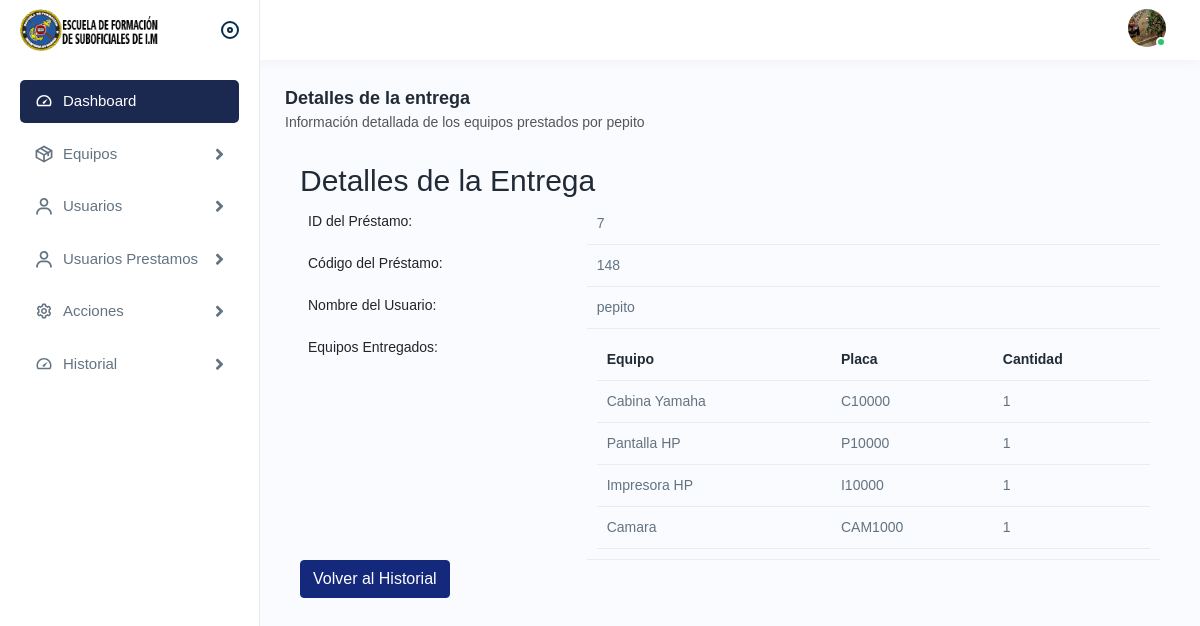
Screenshot of /ver_detalles_entregas.php?id=148 (signed in) with the database file from the repository.
### tables this page shows
CREATE TABLE `historial_entregas` (
  `id` int(11) NOT NULL,
  `id_entrega` int(11) NOT NULL,
  `usuario_id` int(11) NOT NULL,
  `Nombre_usuario` varchar(100) NOT NULL,
  `Serie_equipo` varchar(50) NOT NULL,
  `Equipo` varchar(100) NOT NULL,
  `Cantidad_entregada` int(11) NOT NULL,
  `placa_equipo` varchar(100) NOT NULL,
  `Estado` varchar(50) NOT NULL
);

CREATE TABLE `equipos` (
  `id` int(11) NOT NULL,
  `Serie` varchar(50) NOT NULL,
  `Nombre` varchar(100) NOT NULL,
  `Categoria` varchar(100) NOT NULL,
  `Estado` varchar(30) NOT NULL,
  `Cantidad` int(11) NOT NULL,
  `Imagen` longblob NOT NULL
);

### ver_detalles_entregas.php (the view, shortened to what this page needs)
<?php
include "./conexion.php";
if (isset($_GET['id'])) {
    $id_entrega = $_GET['id'];
    $sql = $mysqli->query("SELECT * FROM historial_entregas WHERE id_entrega = $id_entrega");
    if ($sql->num_rows > 0) {
        $detalle = $sql->fetch_object();
    } else {
        echo "No se encontró el préstamo con ese ID.";
        exit();
    }
} else {
    echo "ID de préstamo no especificado.";
    exit();
}
$id_entrega = $detalle->id_entrega;
$prestamos = [];
if ($id_entrega > 0) {
    $prestamos_stmt = $mysqli->prepare("SELECT de.id, e.Nombre AS Nombre_equipo, de.Cantidad_entregada, e.Serie, de.placa_equipo AS placa_equipo
        FROM historial_entregas de
        INNER JOIN equipos e ON de.serie_equipo = e.Serie
        INNER JOIN entregas en ON de.id_entrega = en.id
        WHERE en.id = ?");
    if ($prestamos_stmt) {
        $prestamos_stmt->bind_param("i", $id_entrega);
        $prestamos_stmt->execute();
        $prestamos_result = $prestamos_stmt->get_result();
        $prestamos = $prestamos_result->fetch_all(MYSQLI_ASSOC);
    }
}
?>
<!DOCTYPE html>
<html lang="en">
<head>
    <link rel="stylesheet" href="assets/css/bootstrap.min.css" />
    <link rel="stylesheet" href="assets/css/animate.css" />
    <link rel="stylesheet" href="assets/plugins/select2/css/select2.min.css" />
    <link rel="stylesheet" href="assets/css/dataTables.bootstrap4.min.css" />
    <link rel="stylesheet" href="assets/plugins/fontawesome/css/fontawesome.min.css" />
    <link rel="stylesheet" href="assets/plugins/fontawesome/css/all.min.css" />
    <link rel="stylesheet" href="assets/css/style.css" />
</head>
<body>
    <div class="main-wrapper">
        <div class="header">
            <div class="header-left active">
                <a href="index.php" class="logo">
                    <img src="assets/img/logos/LOGO ESFIM SUB.png" alt="" width="50px" />
                </a>
                <a id="toggle_btn" href="javascript:void(0);"> </a>
            </div>
            <ul class="nav user-menu">
                <li class="nav-item dropdown has-arrow main-drop">
                    <a href="javascript:void(0);" class="dropdown-toggle nav-link userset" data-bs-toggle="dropdown">
                        <span class="user-img"><img src="assets/img/profiles/avator1.jpg" alt="" />
                            <span class="status online"></span></span>
                    </a>
                </li>
            </ul>
        </div>
        <div class="sidebar" id="sidebar">
            <div class="sidebar-inner slimscroll">
                <div id="sidebar-menu" class="sidebar-menu">
                    <ul>
                        <li class="active">
                            <a href="index.php"><img src="assets/img/icons/dashboard.svg" alt="img" /><span>
                                    Dashboard</span>
                            </a>
                        </li>
                        <li class="submenu">
                            <a href="javascript:void(0);"><img src="assets/img/icons/product.svg" alt="img" /><span>
                                    Equipos</span>
                                <span class="menu-arrow"></span></a>
                        </li>
                        <li class="submenu">
                            <a href="javascript:void(0);"><img src="assets/img/icons/users1.svg" alt="img" /><span>
                                    Usuarios</span>
                                <span class="menu-arrow"></span></a>
                        </li>
                        <li class="submenu">
                            <a href="javascript:void(0);"><img src="assets/img/icons/users1.svg" alt="img" /><span>
                                    Usuarios Prestamos</span>
                                <span class="menu-arrow"></span></a>
                        </li>
                        <li class="submenu">
                            <a href="javascript:void(0);"><img src="assets/img/icons/settings.svg" alt="img" /><span>
                                    Acciones</span>
                                <span class="menu-arrow"></span></a>
                        </li>
                        <li class="submenu">
                            <a href="historial.php"><img src="assets/img/icons/dashboard.svg" alt="img" /><span>
                                    Historial</span>
                                <span class="menu-arrow"></span></a>
                        </li>
                    </ul>
                </div>
            </div>
        </div>
    </div>
    <div class="page-wrapper">
        <div class="content">
            <div class="page-header">
                <div class="page-title">
                    <h4>Detalles de la entrega</h4>
                    <h6>Información detallada de los equipos prestados por <?php echo htmlspecialchars($detalle->Nombre_usuario); ?></h6>
                </div>
            </div>
            <div class="container">
                <h2>Detalles de la Entrega</h2>
                <table class="table table-bordered">
                    <tr>
                        <th>ID del Préstamo:</th>
                        <td><?php echo $detalle->id; ?></td>
                    </tr>
                    <tr>
                        <th>Código del Préstamo:</th>
                        <td><?php echo $detalle->id_entrega; ?></td>
                    </tr>
                    <tr>
                        <th>Nombre del Usuario:</th>
                        <td><?php echo $detalle->Nombre_usuario; ?></td>
                    </tr>
                    <tr>
                    <th>Equipos Entregados:</th>
                        <td>
                            <table class="table">
                                <thead>
                                    <tr>
                                        <th>Equipo</th>
                                        <th>Placa</th>
                                        <th>Cantidad</th>
                                    </tr>
                                </thead>
                                <tbody>
                                    <?php foreach ($prestamos as $equipo) : ?>
                                        <tr>
                                            <td><?php echo htmlspecialchars($equipo['Nombre_equipo']); ?></td>
                                            <td><?php echo htmlspecialchars($equipo['placa_equipo']); ?></td>
                                            <td><?php echo htmlspecialchars($equipo['Cantidad_entregada']); ?></td>
                                        </tr>
                                    <?php endforeach; ?>
                                </tbody>
                            </table>
                        </td>
                    </tr>
                </table>
                <a href="historial_entregas.php" class="btn btn-primary">Volver al Historial</a>
            </div>
        </div>
    </div>
</body>
</html>

### rows the page displays
historial_entregas: Nombre_usuario "pepito", id "7", id_entrega "148", equipos.Nombre "Cabina Yamaha", placa_equipo "C10000", Cantidad_entregada "1"
historial_entregas: equipos.Nombre "Pantalla HP", placa_equipo "P10000", Cantidad_entregada "1"
historial_entregas: equipos.Nombre "Impresora HP", placa_equipo "I10000", Cantidad_entregada "1"
historial_entregas: equipos.Nombre "Camara", placa_equipo "CAM1000", Cantidad_entregada "1"
